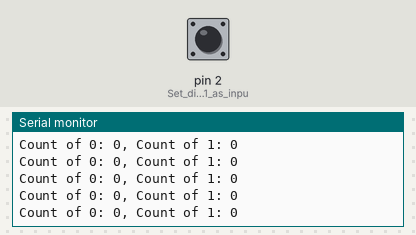
Bench run of a sketch on a simulated Arduino Uno, built with avr-gcc and run on an emulated ATmega328P. On the bench: the last lines printed to the serial monitor. The inputs (shaded band) are chosen by the test bench; at power-on: pin 2 (Set_digital_pin_1_as_inpu) LOW.

Above: at 1.2 s.
1.3 s: pin 2 (Set_digital_pin_1_as_inpu) pulled HIGH for 0.15 s
At 2.2 s:
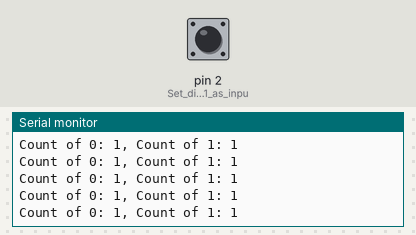
4.4 s: pin 2 (Set_digital_pin_1_as_inpu) pulled HIGH for 1 s
At 5.2 s:
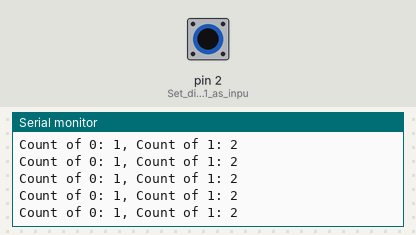
8.4 s: pin 2 (Set_digital_pin_1_as_inpu) pulled HIGH for 0.15 s
At 9.1 s:
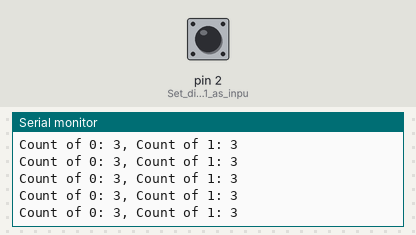
Timing chart, 0 to 11.4 s (numbered marks = the images above; inputs shaded):
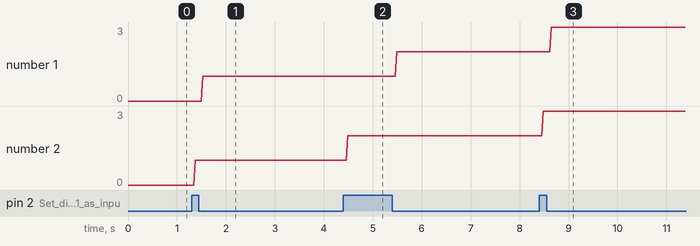

The sketch:

speed_reader.ino
```cpp
// Define variables to store counts
int count0 = 0; // Counter for digitalRead() returning 0
int count1 = 0; // Counter for digitalRead() returning 1

// Variable to store previous state of pin 1
int previousState = LOW;

void setup() {
  Serial.begin(9600); // Initialize serial communication
  pinMode(2, INPUT);  // Set digital pin 1 as input
}

void loop() {
  int currentState = digitalRead(2); // Read digital pin 1

  // Check if pin state has changed
  if (currentState != previousState) {
    if (currentState == LOW) {
      count0++; // Increment count0 if current state is 0
    } else {
      count1++; // Increment count1 if current state is 1
    }
    previousState = currentState; // Update previous state
  }

  // Print the counts
  Serial.print("Count of 0: ");
  Serial.print(count0);
  Serial.print(", Count of 1: ");
  Serial.println(count1);
}
```

Measured:
- after the input at 1.3 s, the serial monitor: prints a new line after 0.07 s (image 1)
- after the input at 4.4 s, the serial monitor: prints a new line after 0.09 s (image 2)
- after the input at 8.4 s, the serial monitor: prints a new line after 0.09 s (image 3)
- plotted number 1: 1 → 2 after the input at 4.4 s, 2 → 3 after the input at 8.4 s
- plotted number 2: 1 → 2 after the input at 4.4 s, 2 → 3 after the input at 8.4 s
